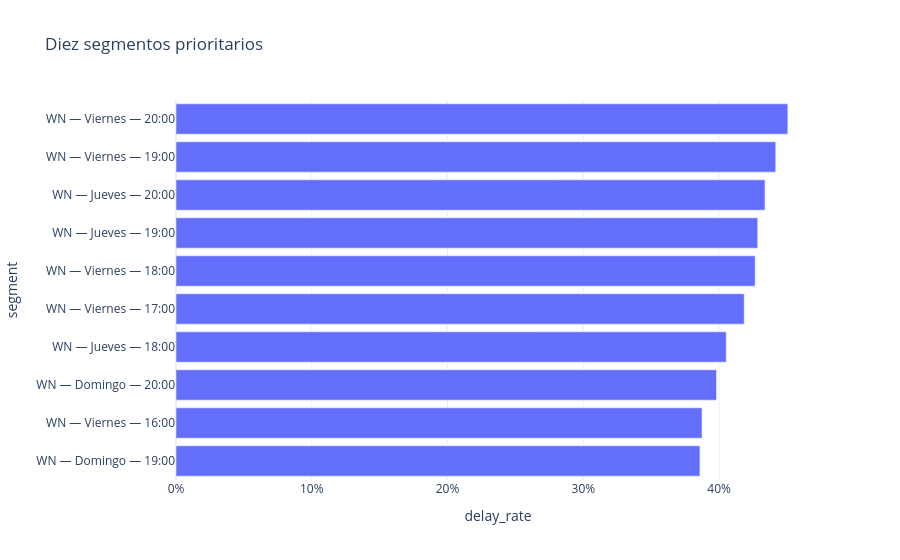

Here is the notebook cell this chart was saved with:
### Code cell
# ¿Qué segmentos aerolínea–día–hora se deben priorizar para investigar y reducir las demoras, sin ignorar su volumen?

minimum_operated_flights = 25_000
critical = add_rates(
    day_hour.groupby(["reporting_airline", "day_of_week", "scheduled_departure_hour"])[
        metric_columns
    ]
    .sum()
    .reset_index()
)
critical = critical[critical.operated_flights >= minimum_operated_flights]
critical["segment"] = (
    critical.reporting_airline
    + " — "
    + critical.day_of_week.map(day_names)
    + " — "
    + critical.scheduled_departure_hour.map(lambda hour: f"{hour:02d}:00")
)
critical = critical.nlargest(10, "delay_rate")
critical.to_csv(SUBMISSION_DIR / "priority_segments.csv", index=False)
fig = px.bar(
    critical.sort_values("delay_rate"),
    x="delay_rate",
    y="segment",
    orientation="h",
    hover_data=["operated_flights", "cancellation_rate"],
    title="Diez segmentos prioritarios",
)
fig.update_xaxes(tickformat=".0%")
fig.update_layout(template="plotly_white", showlegend=False)
fig.show()

### Figure 1 — Plotly figure (JSON) as saved in the notebook; plotly's stock layout.template omitted (floating-point values rounded to 4 significant figures)
{"data": [{"alignmentgroup": "True", "customdata": [[33807, 0.004153], [32323, 0.006211], [28791, 0.005011], [32524, 0.006961], [32410, 0.006773], [32964, 0.00633], [33508, 0.007758], [28791, 0.01035], [33934, 0.00743], [29097, 0.007978]], "hovertemplate": "delay_rate=%{x}<br>segment=%{y}<br>operated_flights=%{customdata[0]}<br>cancellation_rate=%{customdata[1]}<extra></extra>", "legendgroup": "", "marker": {"color": "#636efa", "pattern": {"shape": ""}}, "name": "", "offsetgroup": "", "orientation": "h", "showlegend": false, "textposition": "auto", "type": "bar", "x": [0.3859, 0.3874, 0.3981, 0.4053, 0.4185, 0.4265, 0.4284, 0.4338, 0.4417, 0.4506], "xaxis": "x", "y": ["WN — Domingo — 19:00", "WN — Viernes — 16:00", "WN — Domingo — 20:00", "WN — Jueves — 18:00", "WN — Viernes — 17:00", "WN — Viernes — 18:00", "WN — Jueves — 19:00", "WN — Jueves — 20:00", "WN — Viernes — 19:00", "WN — Viernes — 20:00"], "yaxis": "y"}], "layout": {"barmode": "relative", "legend": {"tracegroupgap": 0}, "showlegend": false, "title": {"text": "Diez segmentos prioritarios"}, "xaxis": {"anchor": "y", "domain": [0, 1], "tickformat": ".0%", "title": {"text": "delay_rate"}}, "yaxis": {"anchor": "x", "domain": [0, 1], "title": {"text": "segment"}}}}
